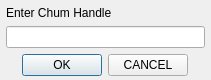
<?xml version="1.0" encoding="UTF-8"?>
<ui version="4.0">
 <class>AddBlockedDialog</class>
 <widget class="QDialog" name="AddBlockedDialog">
  <property name="geometry">
   <rect>
    <x>0</x>
    <y>0</y>
    <width>211</width>
    <height>80</height>
   </rect>
  </property>
  <property name="windowTitle">
   <string>Dialog</string>
  </property>
  <widget class="QWidget" name="verticalLayoutWidget">
   <property name="geometry">
    <rect>
     <x>0</x>
     <y>0</y>
     <width>211</width>
     <height>82</height>
    </rect>
   </property>
   <layout class="QVBoxLayout" name="verticalLayout">
    <property name="margin">
     <number>6</number>
    </property>
    <item>
     <widget class="QLabel" name="enterChumHandleLabel">
      <property name="sizePolicy">
       <sizepolicy hsizetype="Preferred" vsizetype="Maximum">
        <horstretch>0</horstretch>
        <verstretch>0</verstretch>
       </sizepolicy>
      </property>
      <property name="text">
       <string>Enter Chum Handle</string>
      </property>
     </widget>
    </item>
    <item>
     <widget class="QLineEdit" name="addChumInput"/>
    </item>
    <item>
     <layout class="QHBoxLayout" name="horizontalLayout_2">
      <property name="spacing">
       <number>6</number>
      </property>
      <item>
       <spacer name="horizontalSpacer_3">
        <property name="orientation">
         <enum>Qt::Horizontal</enum>
        </property>
        <property name="sizeHint" stdset="0">
         <size>
          <width>40</width>
          <height>20</height>
         </size>
        </property>
       </spacer>
      </item>
      <item>
       <widget class="QPushButton" name="acceptButton">
        <property name="sizePolicy">
         <sizepolicy hsizetype="Minimum" vsizetype="Fixed">
          <horstretch>0</horstretch>
          <verstretch>0</verstretch>
         </sizepolicy>
        </property>
        <property name="text">
         <string>OK</string>
        </property>
       </widget>
      </item>
      <item>
       <widget class="QPushButton" name="rejectButton">
        <property name="text">
         <string>CANCEL</string>
        </property>
       </widget>
      </item>
      <item>
       <spacer name="horizontalSpacer_4">
        <property name="orientation">
         <enum>Qt::Horizontal</enum>
        </property>
        <property name="sizeHint" stdset="0">
         <size>
          <width>40</width>
          <height>20</height>
         </size>
        </property>
       </spacer>
      </item>
     </layout>
    </item>
   </layout>
  </widget>
 </widget>
 <resources/>
 <connections/>
</ui>
